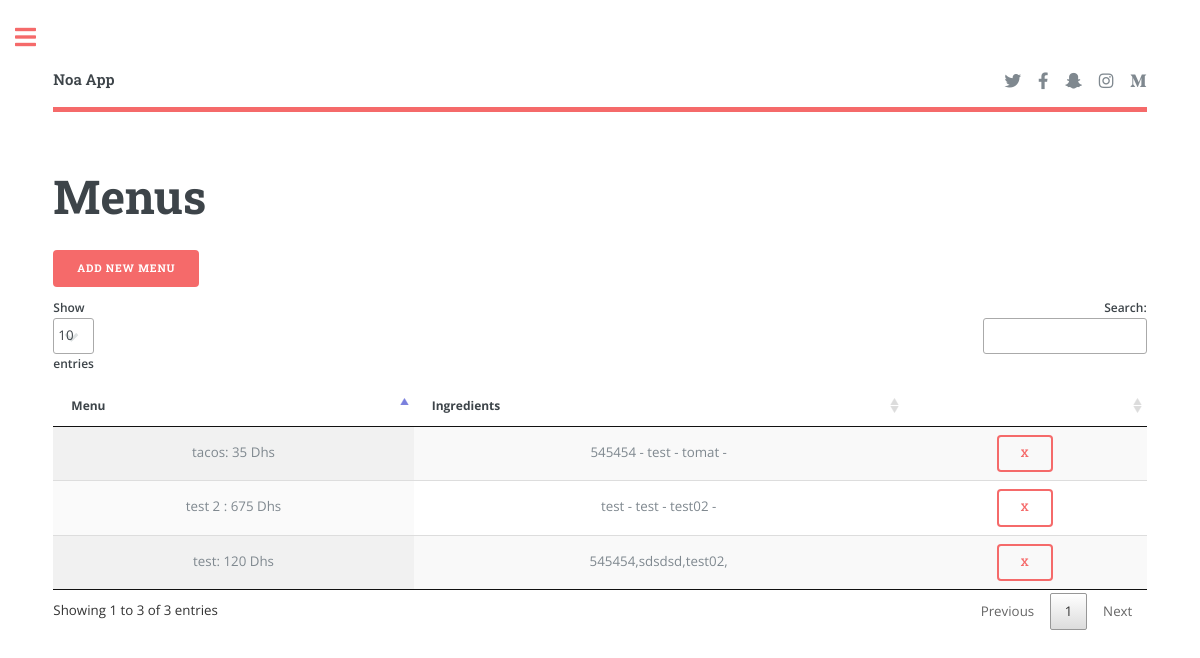
Screenshot of /admin/menu_list.php (signed in) with the database file from the repository.
### tables this page shows
CREATE TABLE `menu` (
  `id_menu` int(11) NOT NULL,
  `menu_name` varchar(255) NOT NULL,
  `menu_price` float NOT NULL DEFAULT '0',
  `ingredients` varchar(2550) NOT NULL,
  `create_at` timestamp NOT NULL DEFAULT CURRENT_TIMESTAMP
);

### admin/menu_list.php (the view, shortened to what this page needs)
<?php
include("./includes/header.php");
include("../config/connection.php");
?>
<section>
	<header class="main">
		<h1>Menus</h1>
		<a href="menu_add.php" type="submit" class="button primary">Add New Menu</a>
	</header>
	<div class="row gtr-200">
		<div class="col-12 col-12-medium">
			<div class="table-wrapper">
				<table id="table_id" class="display">
					<thead>
						<tr>
							<th>Menu</th>
							<th>Ingredients</th>
							<th></th>
						</tr>
					</thead>
					<tbody>
						<?php
							$query = "SELECT * FROM `menu`";
							$query = $db->query($query);
							$query->execute();
							$count = $query->rowCount();
							$row = $query->fetchAll(PDO::FETCH_ASSOC);
							$i = 0;
							while($i < $count) {
								echo "
									<tr>
										<td><center>".$row[$i]["menu_name"].": ".$row[$i]["menu_price"]." Dhs</center></td>
										<td><center>".$row[$i]["ingredients"]."</center></td>
										<td><center><a href='menu_delete.php?id=".$row[$i]["id_menu"]."' onClick='return myConfirm();' class='button'>X</a></center></td>
									</tr>
										";
									$i++;
							}
						?>
					</tbody>
				</table>
			</div>
		</div>
	</div>
</section>
<?php include("./includes/sidebar.php"); ?>

### admin/assets/DataTables/datatables.css (style rules this page uses)
table.dataTable { width: 100%; margin: 0 auto; clear: both; border-collapse: separate; border-spacing: 0; }
table.dataTable thead th, table.dataTable tfoot th { font-weight: bold; }
table.dataTable thead th, table.dataTable thead td { padding: 10px 18px; border-bottom: 1px solid #111; }
table.dataTable thead .sorting, table.dataTable thead .sorting_asc, table.dataTable thead .sorting_desc, table.dataTable thead .sorting_asc_disabled, table.dataTable thead .sorting_desc_disabled { cursor: pointer; *cursor: hand; background-repeat: no-repeat; background-position: center right; }
table.dataTable thead .sorting { background-image: url("DataTables-1.10.24/images/sort_both.png"); }
table.dataTable thead .sorting_asc { background-image: url("DataTables-1.10.24/images/sort_asc.png") !important; }
table.dataTable tbody tr { background-color: #ffffff; }
table.dataTable tbody th, table.dataTable tbody td { padding: 8px 10px; }
table.dataTable.row-border tbody th, table.dataTable.row-border tbody td, table.dataTable.display tbody th, table.dataTable.display tbody td { border-top: 1px solid #ddd; }
table.dataTable.row-border tbody tr:first-child th, table.dataTable.row-border tbody tr:first-child td, table.dataTable.display tbody tr:first-child th, table.dataTable.display tbody tr:first-child td { border-top: none; }
table.dataTable.stripe tbody tr.odd, table.dataTable.display tbody tr.odd { background-color: #f9f9f9; }
table.dataTable.order-column tbody tr > .sorting_1, table.dataTable.order-column tbody tr > .sorting_2, table.dataTable.order-column tbody tr > .sorting_3, table.dataTable.display tbody tr > .sorting_1, table.dataTable.display tbody tr > .sorting_2, table.dataTable.display tbody tr > .sorting_3 { background-color: #fafafa; }
table.dataTable.display tbody tr.odd > .sorting_1, table.dataTable.order-column.stripe tbody tr.odd > .sorting_1 { background-color: #f1f1f1; }
table.dataTable.display tbody tr.even > .sorting_1, table.dataTable.order-column.stripe tbody tr.even > .sorting_1 { background-color: #fafafa; }
table.dataTable.no-footer { border-bottom: 1px solid #111; }
table.dataTable, table.dataTable th, table.dataTable td { box-sizing: content-box; }

### rows the page displays
menu: menu_name "test", menu_price "120", ingredients "545454,sdsdsd,test02,"
menu: menu_name "test 2", menu_price "675", ingredients "test - test - test02 -"
menu: menu_name "tacos", menu_price "35", ingredients "545454 - test - tomat -"
